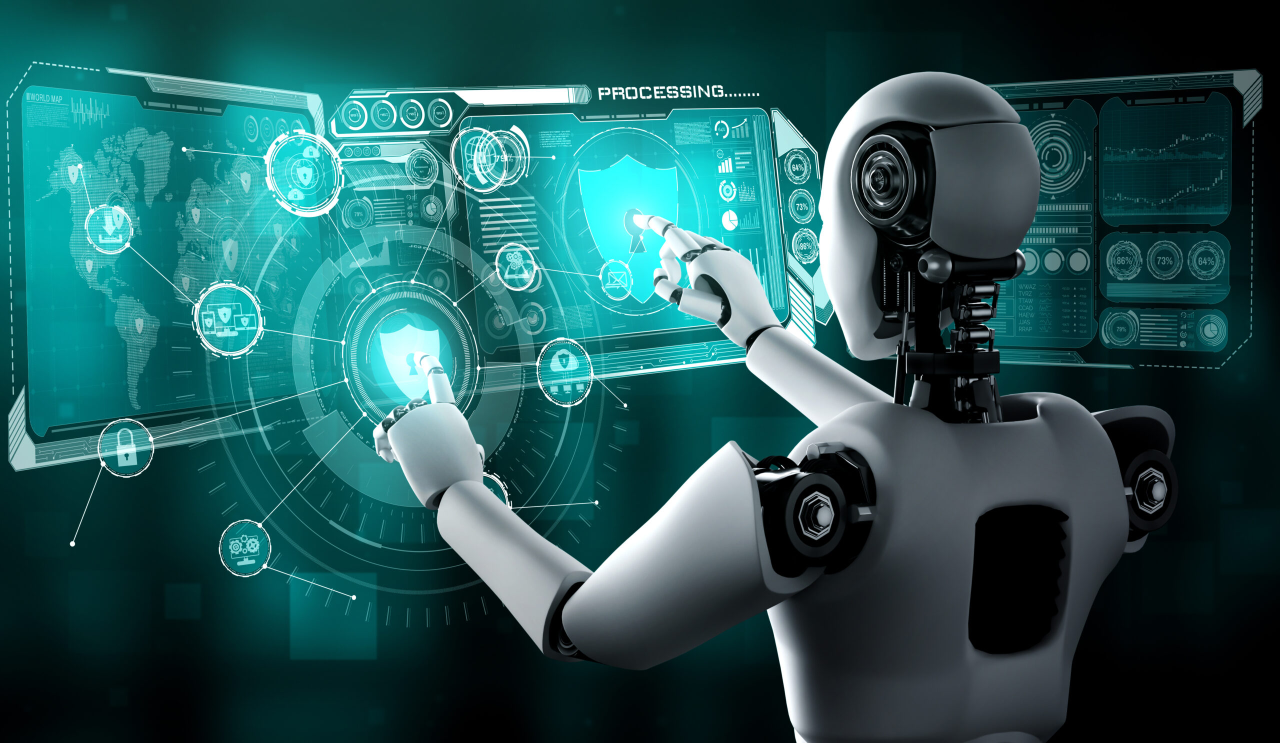
#> input picture images/AI-01.jpeg, 2560 x 1486 px (shown at 1/2 size)
$ jupyter execute General-Operations.ipynb
#> lines starting #> are read from the running program, lines starting #| are printed output that depends on the picture
[cell 1]
import cv2
import matplotlib.pyplot as plt
import os

image_path1 = os.path.join("../images", "AI-01.jpeg")
image1 = cv2.imread(image_path1)
#> image1 is the input picture: shape (1486, 2560, 3); mean B, G, R 87, 85.7, 35.3
image1 = cv2.cvtColor(image1,cv2.COLOR_BGR2RGB)

image_path2 = os.path.join("../images", "AI-02.jpeg")
image2 = cv2.imread(image_path2)
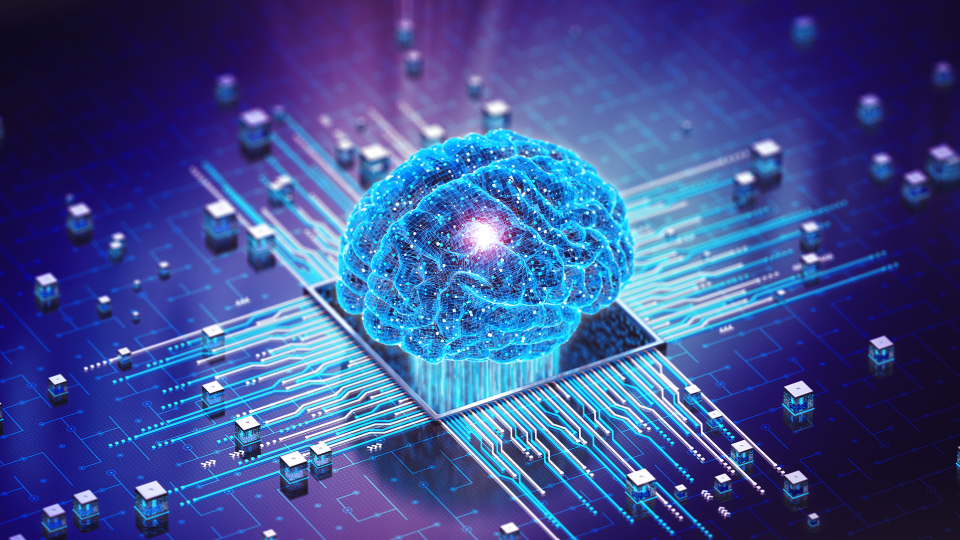
#> input picture images/AI-02.jpeg, 1920 x 1080 px (shown at 1/2 size)
#> image2 is the input picture: shape (1080, 1920, 3); mean B, G, R 144.8, 78.7, 61.5
image2 = cv2.cvtColor(image2,cv2.COLOR_BGR2RGB)
# function to display the image
def show_image(title,img,cmap=None):
    plt.figure(figsize=(6,6))
    plt.imshow(img,cmap=cmap)
    plt.title(title)
    plt.axis("off")
    plt.show()

show_image("Original image 1",image1)
show_image("Original image 2 ",image2)

[cell 2]
def add_images(img1, img2):
    if img1.shape != img2.shape:
        img2 = cv2.resize(img2, (img1.shape[1], img1.shape[0]))
    added_image = cv2.add(img1, img2)
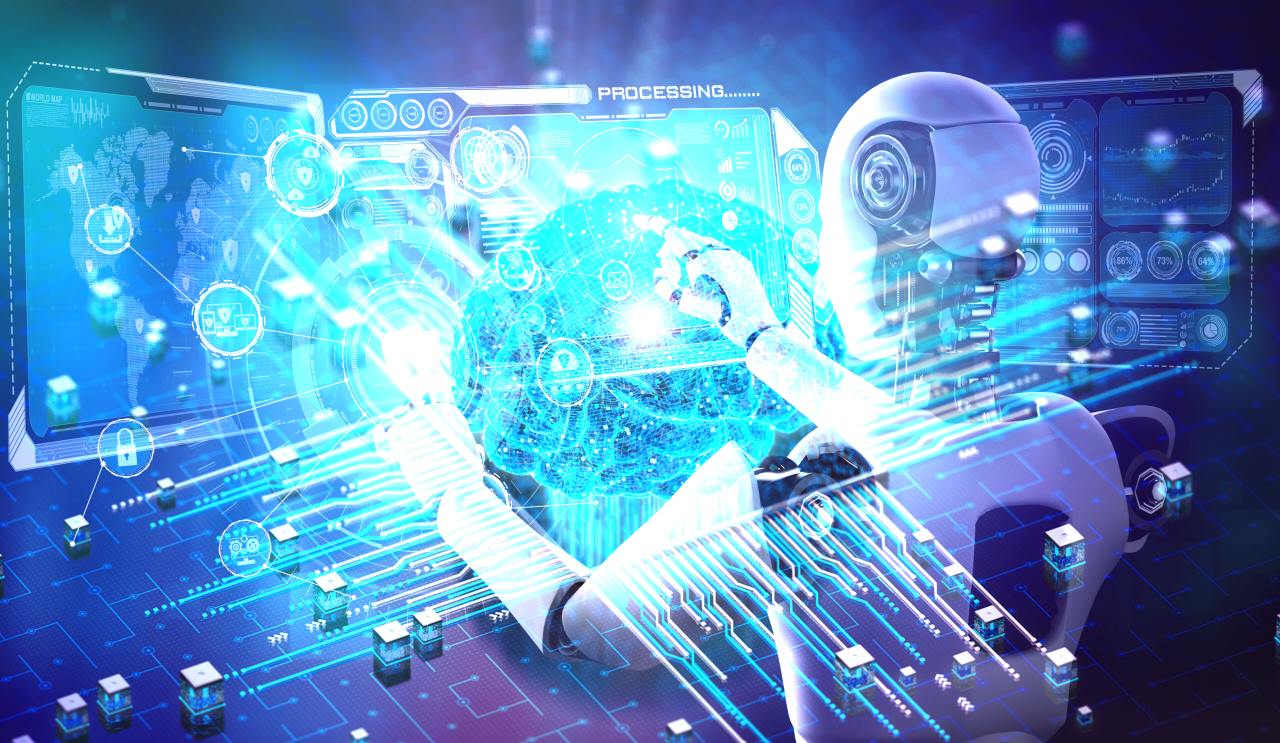
#> added_image: shape (1486, 2560, 3) (shown at 1/2 size); mean R, G, B 92.8, 147.7, 198.1

    return added_image

[cell 3]
added_result = add_images(image1, image2)

show_image("Added Image", added_result)
